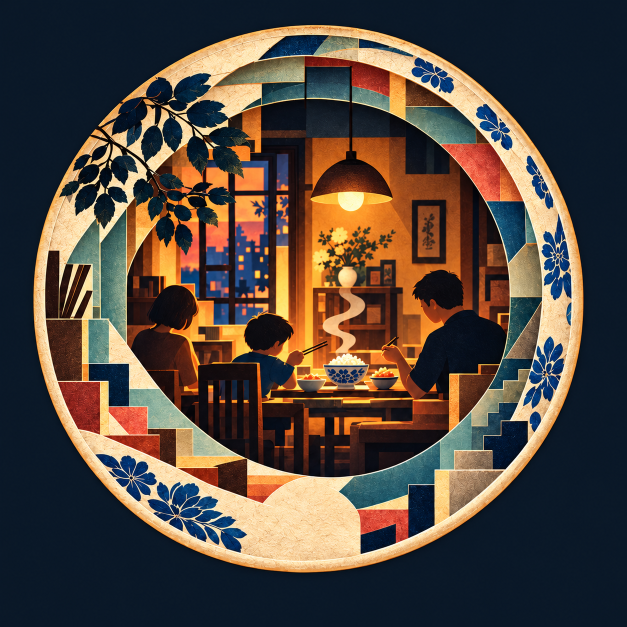
#> input picture dist/assets/rice-portal.png, 1254 x 1254 px, found by its file name (shown at 1/2 size)
$ python cut_rice_ring.py
#> lines starting #> are read from the running program, lines starting #| are printed output that depends on the picture; after the words box and inside, x2 and y2 are one past the last pixel; in counts of white or black regions, pixels touching at a corner belong together
"""Extract Cold Rice's own paper-and-floral ring for map and reader use.

The author-supplied portal stays untouched. The cut uses a transparent centre
so the approved full-bleed dinner scene remains upright beneath the ring.
"""
from pathlib import Path

from PIL import Image, ImageDraw, ImageFilter

ROOT = Path(__file__).resolve().parents[1]
SOURCE = ROOT / 'chapters/com-nguoi/artwork/portal/rice-portal.png'
OUTPUT = ROOT / 'chapters/com-nguoi/artwork/portal/rice-ring.png'


def cut():
    source = Image.open(SOURCE).convert('RGBA')
    if source.size != (1254, 1254):
        raise ValueError(f'Unexpected Cold Rice portal size: {source.size}')
    ring = source.crop((44, 20, 1194, 1170)).resize((1000, 1000), Image.Resampling.LANCZOS)
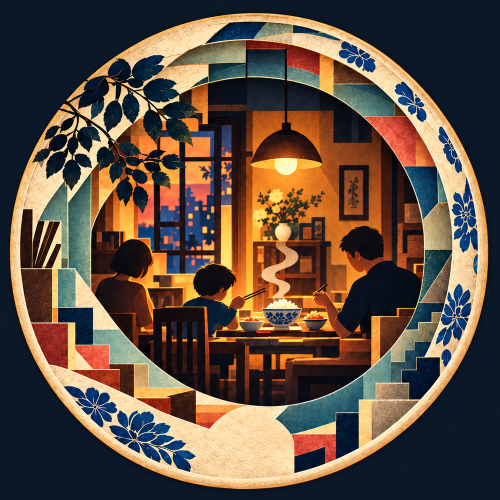
#> ring: PIL image 1000x1000 RGBA (shown at 1/2 size); mean R, G, B, A 94.2, 77.5, 64.3, 255
    mask = Image.new('L', ring.size)
#> mask: PIL image 1000x1000 L; every value is 0
    draw = ImageDraw.Draw(mask)
    draw.ellipse((20, 20, 980, 980), fill=255)
    draw.ellipse((188, 188, 812, 812), fill=0)
    ring.putalpha(mask.filter(ImageFilter.GaussianBlur(1.2)))
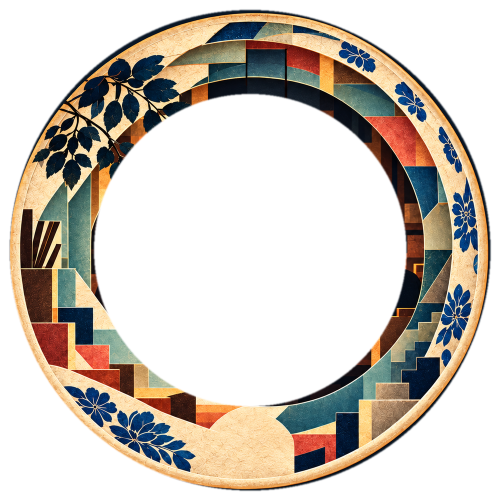
#> ring: PIL image 1000x1000 RGBA (shown at 1/2 size); mean R, G, B, A 94.2, 77.5, 64.3, 106.7; transparent parts drawn white
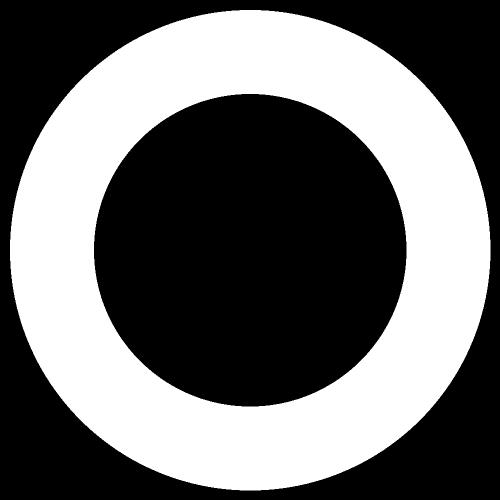
#> mask: PIL image 1000x1000 L (shown at 1/2 size); 41.8% white; 1 white region, box (x1, y1, x2, y2) and area: (20, 20, 981, 981) 418492
    ring.save(OUTPUT, optimize=True)


if __name__ == '__main__':
    cut()

$ run again, with dist/assets/fashion-portal.png copied over dist/assets/rice-portal.png
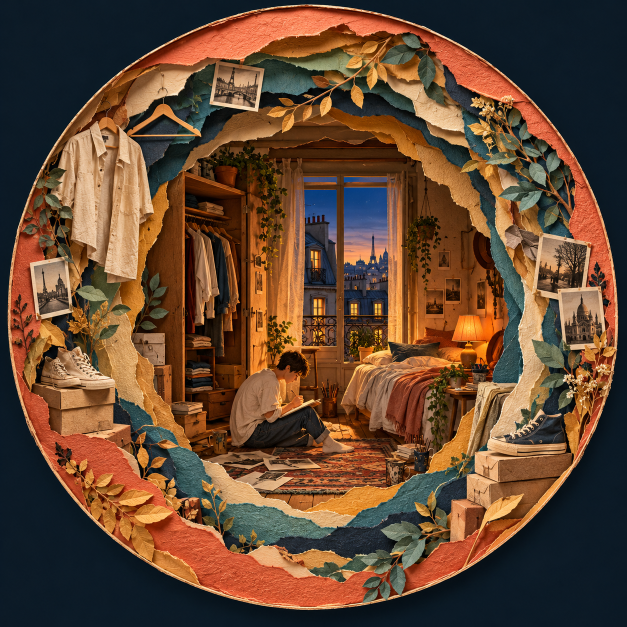
#> input picture dist/assets/fashion-portal.png, 1254 x 1254 px, found by its file name (shown at 1/2 size)
#> in cut, `ring = source.crop((44, 20, 1194, 1170)).resize((1000, 1000), Image.Re..`:
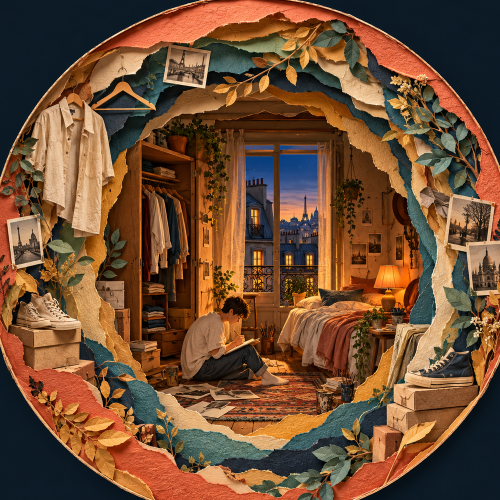
#> ring: PIL image 1000x1000 RGBA (shown at 1/2 size); mean R, G, B, A 112.3, 77.3, 51.1, 255
#> in cut, `ring.putalpha(mask.filter(ImageFilter.GaussianBlur(1.2)))`:
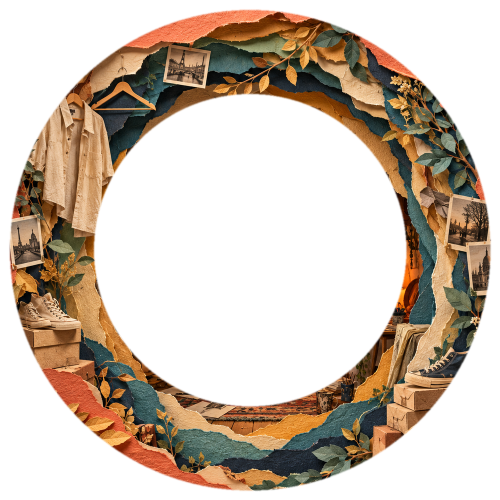
#> ring: PIL image 1000x1000 RGBA (shown at 1/2 size); mean R, G, B, A 112.3, 77.3, 51.1, 106.7; transparent parts drawn white
